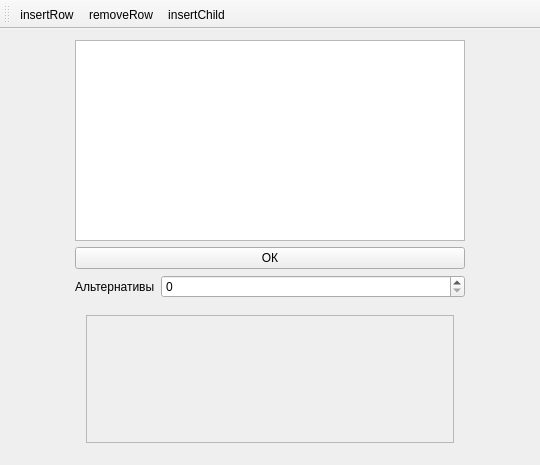
<?xml version="1.0" encoding="UTF-8"?>
<ui version="4.0">
 <class>MainWindow</class>
 <widget class="QMainWindow" name="MainWindow">
  <property name="geometry">
   <rect>
    <x>0</x>
    <y>0</y>
    <width>540</width>
    <height>465</height>
   </rect>
  </property>
  <property name="windowTitle">
   <string>Метод иерархий</string>
  </property>
  <widget class="QWidget" name="mCentralWidget">
   <layout class="QVBoxLayout" name="mMainLayout" stretch="20,0,0,15">
    <property name="leftMargin">
     <number>75</number>
    </property>
    <property name="rightMargin">
     <number>75</number>
    </property>
    <item>
     <widget class="QTreeView" name="mTreeView"/>
    </item>
    <item>
     <widget class="QPushButton" name="mOkButton">
      <property name="sizePolicy">
       <sizepolicy hsizetype="Minimum" vsizetype="Expanding">
        <horstretch>2</horstretch>
        <verstretch>0</verstretch>
       </sizepolicy>
      </property>
      <property name="layoutDirection">
       <enum>Qt::LeftToRight</enum>
      </property>
      <property name="text">
       <string>ОК</string>
      </property>
     </widget>
    </item>
    <item>
     <layout class="QFormLayout" name="__formLayout">
      <item row="0" column="0">
       <widget class="QLabel" name="__label">
        <property name="text">
         <string>Альтернативы</string>
        </property>
       </widget>
      </item>
      <item row="0" column="1">
       <widget class="QSpinBox" name="mAltsSpin">
        <property name="maximum">
         <number>50</number>
        </property>
        <property name="value">
         <number>0</number>
        </property>
       </widget>
      </item>
     </layout>
    </item>
    <item>
     <widget class="QWidget" name="mAltwidget" native="true">
      <layout class="QGridLayout" name="gridLayout">
       <item row="0" column="0" rowspan="2">
        <widget class="QScrollArea" name="mScrollArea">
         <property name="widgetResizable">
          <bool>true</bool>
         </property>
         <widget class="QWidget" name="mAltsNameWidget">
          <property name="geometry">
           <rect>
            <x>0</x>
            <y>0</y>
            <width>370</width>
            <height>127</height>
           </rect>
          </property>
          <layout class="QVBoxLayout" name="mAltsNameLayout"/>
         </widget>
        </widget>
       </item>
      </layout>
     </widget>
    </item>
   </layout>
  </widget>
  <widget class="QToolBar" name="__toolbar">
   <property name="windowTitle">
    <string>toolBar</string>
   </property>
   <attribute name="toolBarArea">
    <enum>TopToolBarArea</enum>
   </attribute>
   <attribute name="toolBarBreak">
    <bool>false</bool>
   </attribute>
   <addaction name="mInsertRowAction"/>
   <addaction name="mRemoveRowAction"/>
   <addaction name="mInsertChildAction"/>
  </widget>
  <action name="mInsertRowAction">
   <property name="icon">
    <iconset resource="../res.qrc">
     <normaloff>:/res/pics/minus.png</normaloff>:/res/pics/minus.png</iconset>
   </property>
   <property name="text">
    <string>insertRow</string>
   </property>
   <property name="toolTip">
    <string>Ctrl + R</string>
   </property>
   <property name="shortcut">
    <string>Ctrl+R</string>
   </property>
  </action>
  <action name="mRemoveRowAction">
   <property name="icon">
    <iconset resource="../res.qrc">
     <normaloff>:/res/pics/plus.png</normaloff>:/res/pics/plus.png</iconset>
   </property>
   <property name="text">
    <string>removeRow</string>
   </property>
   <property name="toolTip">
    <string>Ctrl + X</string>
   </property>
   <property name="shortcut">
    <string>Ctrl+X</string>
   </property>
  </action>
  <action name="mInsertChildAction">
   <property name="icon">
    <iconset resource="../res.qrc">
     <normaloff>:/res/pics/network.svg</normaloff>:/res/pics/network.svg</iconset>
   </property>
   <property name="text">
    <string>insertChild</string>
   </property>
   <property name="toolTip">
    <string>Ctrl + E</string>
   </property>
   <property name="shortcut">
    <string>Ctrl+E</string>
   </property>
  </action>
  <action name="mResetAction">
   <property name="icon">
    <iconset resource="../res.qrc">
     <normaloff>:/res/pics/arrows-reset.png</normaloff>:/res/pics/arrows-reset.png</iconset>
   </property>
   <property name="text">
    <string>reset</string>
   </property>
   <property name="toolTip">
    <string>Reset</string>
   </property>
  </action>
 </widget>
 <layoutdefault spacing="6" margin="11"/>
 <resources>
  <include location="../res.qrc"/>
 </resources>
 <connections/>
</ui>
